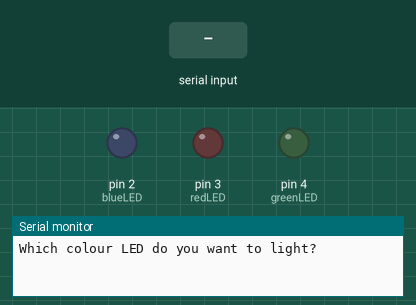
The sketch below on a simulated Arduino Uno, built with avr-gcc and run on an emulated ATmega328P. On the bench: output pins drawn as LEDs (lit = HIGH), the last lines printed to the serial monitor. The test bench sets the inputs (shaded band).

Above: at 1.2 s.
1.3 s: "red" received over Serial
At 3.4 s:
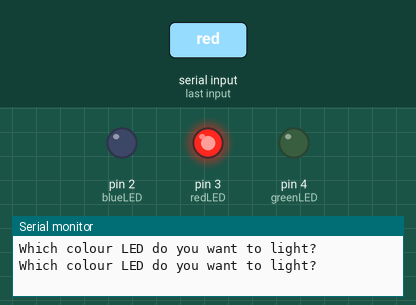
3.8 s: "blue" received over Serial
At 5.3 s:
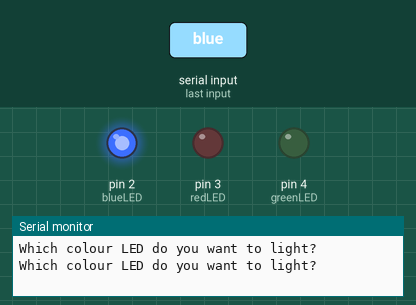
6.3 s: "green" received over Serial
At 8.4 s:
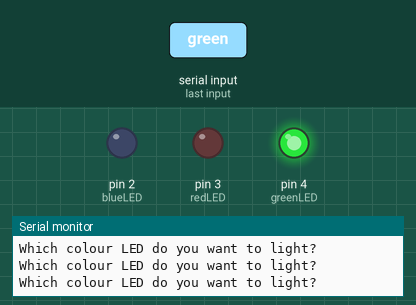
Timing chart, 0 to 9.9 s (numbered marks = the images above; inputs shaded):
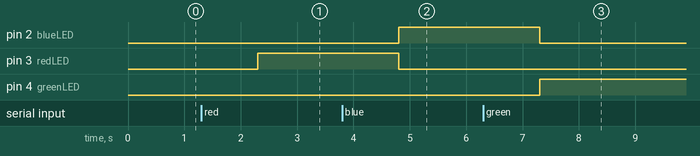

Measured:
- after the input at 1.3 s, pin 3 (redLED): LOW → HIGH after 1.0 s
- after the input at 3.8 s, pin 2 (blueLED): LOW → HIGH after 1.0 s; pin 3 (redLED): HIGH → LOW after 1.0 s
- after the input at 6.3 s, pin 2 (blueLED): HIGH → LOW after 1.0 s; pin 4 (greenLED): LOW → HIGH after 1.0 s

The sketch:

ReadingStringsFromSerialMonitor.ino
```cpp
int redLED=3;
int blueLED=2;
int greenLED=4;
String question="Which colour LED do you want to light?";
String choice;

void setup() {
  // put your setup code here, to run once:
Serial.begin(9600);
pinMode(redLED,OUTPUT);
pinMode(blueLED,OUTPUT);
pinMode(greenLED,OUTPUT);
}

void loop() {
  // put your main code here, to run repeatedly:
Serial.println(question);
while (Serial.available()==0){

}

choice=Serial.readString();

if (choice=="red"){
  digitalWrite(redLED,HIGH);
  digitalWrite(greenLED,LOW);
  digitalWrite(blueLED,LOW);
}

if (choice=="blue"){
  digitalWrite(redLED,LOW);
  digitalWrite(greenLED,LOW);
  digitalWrite(blueLED,HIGH);
}

if (choice=="green"){
  digitalWrite(redLED,LOW);
  digitalWrite(greenLED,HIGH);
  digitalWrite(blueLED,LOW);
}

delay(500);

}
```
